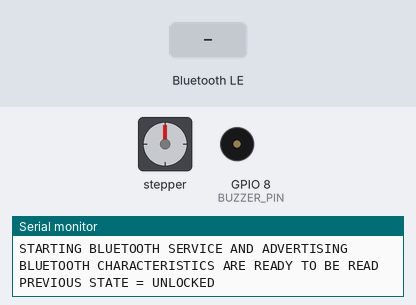
Recording of a program running on a simulated ESP32-C3. Shown: stepper motor, buzzer (waves = sounding, pin HIGH), the last lines printed to the serial monitor. The inputs (shaded band) are chosen by the test bench. EEPROM starts erased; nothing arrives over Bluetooth unless stated; a phone connects over Bluetooth LE 3 s after start; stepper angles assume 2048 steps per turn.

Above: at 1.2 s.
1.3 s: Bluetooth LE write "LOCK" received
At 1.46 s:
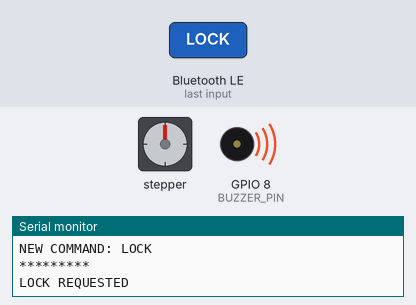
At 2.08 s:
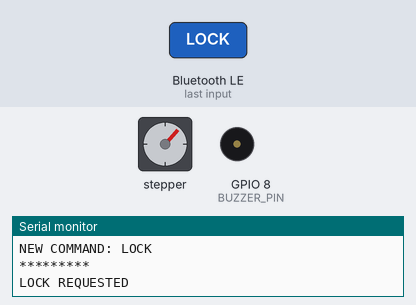
7.3 s: Bluetooth LE write "NAME-" received
At 7.69 s:
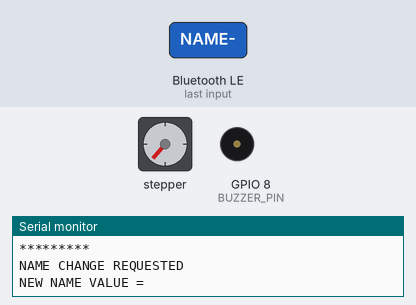
Timing chart, 0 to 45.2 s (numbered marks = the images above; inputs shaded):
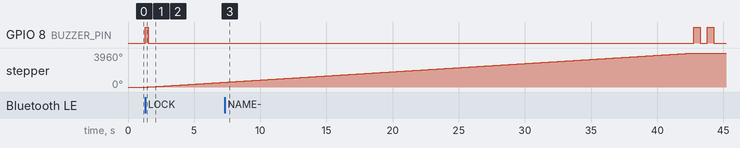

The program:

main.cpp
```cpp
// (licence header left out)
// #include <SPI.h>
#include <Arduino.h>
#include <Stepper.h>
#include <Preferences.h>
#include <BLEDevice.h>
#include <BLEUtils.h>
#include <BLEServer.h>
#include <BLE2902.h>

// Custom UUID's to define BLE Characteristics
// Any clients need these
#define SERVICE_UUID "e2b3e883-bbb4-4402-bd39-7658ddd7f5af"
#define REQUEST_CHARACTERISTIC_UUID "3171f86b-c1fc-4893-a3db-98ae4c29df0c"
#define STATUS_CHARACTERISTIC_UUID "4d0910dd-87dc-4a3c-a7f3-b3c8a49afdbc"

#define BUZZER_PIN 8

// ULN2003 Motor Driver Pins
#define IN1 0
#define IN2 1
#define IN3 2
#define IN4 3
const int stepsPerRevolution = 2048;

// initialize the stepper library
Stepper myStepper(stepsPerRevolution, IN1, IN3, IN2, IN4);

// Use the ESP/Ardunio Preferences library for local storage
Preferences preferences;

// program vars. Used to control the state/actions of the device

bool isLocked = false;

bool unlockRequested = false;
bool lockRequested = false;
bool cwAdjustmentRequested = false;
bool ccwAdjustmentRequested = false;

// This is the # of rotations required to lock or unlock.
// It may need to be changed based on the locking device.
int rotations = 11;

// Default/Initial PIN code
String currentPin = "1111";

// Default/Initial Device Name
String deviceName = "Funlocker";

// The two key BLE Characteristics
// Request: Inbound Action Requests (from client) and ACKs/ERROR Responses
// Status: Outbound Only Device Status ('locking', 'locked', 'unlocking', ...)
BLECharacteristic *pRequestCharacteristic;
BLECharacteristic *pStatusCharacteristic;

// Turns off the power to the Servo - prevents noise/saves power?
void powerOffServo()
{
  digitalWrite(IN1, LOW);
  digitalWrite(IN2, LOW);
  digitalWrite(IN3, LOW);
  digitalWrite(IN4, LOW);
}

// Save the unlock/lock status to the device's internal storage
// Helps in case of power outages
void updateStoredStatus()
{
  preferences.begin("funlocker", false);
  Serial.print("UPDATING PREF STATUS TO ");
  preferences.putBool("locked", isLocked);
  Serial.println(isLocked ? "LOCKED" : "UNLOCKED");
  preferences.end();
}

// Updates the Request Characteristic (mostly used for ACKS/ERRORS)
void updateRequestCharacteristic(String response)
{
  pRequestCharacteristic->setValue(response.c_str());
  pRequestCharacteristic->notify();
}

// Updates the Status Characteristic ('locking', 'locked', 'unlocking', ...)
void updateStatusCharacteristic(String status)
{
  pStatusCharacteristic->setValue(status.c_str());
  pStatusCharacteristic->notify();
}

// 'Registered' BLE callbacks - think of this like the BLE event handlers
class BTServerCallbacks : public BLEServerCallbacks
{
  void onConnect(BLEServer *pServer)
  {
    updateRequestCharacteristic("READY");
  };

  void onDisconnect(BLEServer *pServer)
  {
    pServer->startAdvertising(); // restart advertising
  }
};

// These callbacks are attached to the Request Characteristics in setup()
class BTCallbacks : public BLECharacteristicCallbacks
{
  // A client updated the Request Characteristics with a 'command'
  // so compare it to the list of valid commands (string compares).
  // If valid then set the appropriate state variables OR
  // for updates, write the changes to the Preferences
  void onWrite(BLECharacteristic *pCharacteristic)
  {
    std::string value = pCharacteristic->getValue();

    String openCommand = currentPin + "-UNLOCK";
    String newPinCommand = currentPin + "-NEWPIN-";
    String cwCommand = currentPin + "-CW";
    String ccwCommand = currentPin + "-CCW";
    String flipStatusCommand = currentPin + "-FLIP";

    if (value.length() > 0)
    {
      Serial.println("*********");
      Serial.print("NEW COMMAND: ");
      Serial.println(value.c_str());
      Serial.println("*********");

      if (strcmp(value.c_str(), "LOCK") == 0)
      {
        Serial.println("LOCK REQUESTED");
        lockRequested = true;
        updateRequestCharacteristic("READY");
      }
      else if (strcmp(value.c_str(), openCommand.c_str()) == 0)
      {
        Serial.println("VALID PIN: UNLOCK REQUESTED");
        unlockRequested = true;
        updateRequestCharacteristic("READY");
      }
      else if (strcmp(value.c_str(), cwCommand.c_str()) == 0)
      {
        Serial.println("VALID PIN: CW ADJUSTMENT REQUESTED");
        cwAdjustmentRequested = true;
        updateRequestCharacteristic("READY");
      }
      else if (strcmp(value.c_str(), ccwCommand.c_str()) == 0)
      {
        Serial.println("VALID PIN: CCW ADJUSTMENT REQUESTED");
        ccwAdjustmentRequested = true;
        updateRequestCharacteristic("READY");
      }
      else if (strcmp(value.c_str(), flipStatusCommand.c_str()) == 0)
      {
        Serial.println("VALID PIN: FLIP STATUS REQUESTED");
        isLocked = !isLocked;
        if (isLocked)
        {
          updateStatusCharacteristic("LOCKED");
        }
        else
        {
          updateStatusCharacteristic("UNLOCKED");
        }

        updateRequestCharacteristic("READY");

        updateStoredStatus();
      }
      else if (strncmp(value.c_str(), newPinCommand.c_str(), 12) == 0)
      {
        Serial.println("VALID PIN: PIN CHANGE");
        char temp[5];
        strncpy(temp, &value[12], 4); // Only grab 4 chars
        temp[5] = '\0';
        Serial.print("NEW PIN = ");
        Serial.println(temp);
        preferences.begin("funcooker", false);
        preferences.putString("pin", temp);
        preferences.end();
        currentPin = temp;
        updateRequestCharacteristic("READY");
      }
      // Compare the incoming value to see if it begins with "ROTATION-" and if so
      // extract and convert the remaining string as an integer
      else if (strncmp(value.c_str(), "ROTATION-", 9) == 0)
      {
        Serial.println("ROTATION CHANGE REQUESTED");
        // Extract the number part after "ROTATION-"
        const char *numberPart = value.c_str() + 9; // Move pointer past "ROTATION-"
        int newRotations = atoi(numberPart);        // Convert the rest to integer
        Serial.print("NEW ROTATION VALUE = ");
        Serial.println(newRotations);
        rotations = newRotations; // Update the global variable
        preferences.begin("funcooker", false);
        preferences.putInt("rotations", newRotations);
        preferences.end();
        updateRequestCharacteristic("READY");
      }
      else if (strncmp(value.c_str(), "NAME-", 5) == 0)
      {
        Serial.println("NAME CHANGE REQUESTED");
        // Extract the number part after "NAME-"
        const char *namePart = value.c_str() + 5; // Move pointer past "NAME-"
        Serial.print("NEW NAME VALUE = ");
        Serial.println(namePart);
        preferences.begin("funcooker", false);
        preferences.putString("name", namePart);
        preferences.end();
        updateRequestCharacteristic("READY");
      }
      else
      {
        updateRequestCharacteristic("ERROR");
      }
    }
  }
};

// Read from the device Preference storage aand
// update the device state variables
void initLock()
{
  Serial.println("STARTING LOCK INITIALIZATION...");
  // updateStatusCharacteristic("INITIALIZING");

  preferences.begin("funcooker", false);

  currentPin = preferences.getString("pin", currentPin);
  Serial.print("CURRENT PIN IS " + currentPin);

  deviceName = preferences.getString("name", deviceName);
  Serial.print("CURRENT NAME IS " + deviceName);

  rotations = preferences.getInt("rotations", rotations);
  Serial.print("CURRENT ROTATIONS IS " + currentPin);

  // GET THE LAST KNOWN LOCK STATE (default to false/unlocked)
  isLocked = preferences.getBool("locked", false);

  preferences.end();

  unlockRequested = false;
  lockRequested = false;

  Serial.println("DONE WITH LOCK INITIALIZATION");
}

// Make a simple 1 rotation adjustment to the threaded rod
// Useful to fine tune the lock position
void adjust(bool isCCW)
{
  if (isCCW)
  {
    updateStatusCharacteristic("ADJUSTING");
    myStepper.step(-stepsPerRevolution * 1);
    updateRequestCharacteristic("READY");
    powerOffServo();
  }
  else
  {
    updateStatusCharacteristic("ADJUSTING");
    myStepper.step(stepsPerRevolution * 1);

    updateRequestCharacteristic("READY");
    powerOffServo();
  }
  if (isLocked)
  {
    updateStatusCharacteristic("LOCKED");
  }
  else
  {
    updateStatusCharacteristic("UNLOCKED");
  }
}

// Turn the servo to unlock the device
void unlock()
{
  if (isLocked)
  {
    digitalWrite(BUZZER_PIN, HIGH);
    delay(200);
    digitalWrite(BUZZER_PIN, LOW);
    updateStatusCharacteristic("UNLOCKING");
    myStepper.step(-stepsPerRevolution * rotations);
    isLocked = false;
    updateStatusCharacteristic("UNLOCKED");
    updateRequestCharacteristic("READY");

    digitalWrite(BUZZER_PIN, HIGH);
    delay(200);
    digitalWrite(BUZZER_PIN, LOW);
    delay(200);
    digitalWrite(BUZZER_PIN, HIGH);
    delay(200);
    digitalWrite(BUZZER_PIN, LOW);
    powerOffServo();

    updateStoredStatus();
  }
}

// Turn the servo to lock the device
void lock()
{
  if (!isLocked)
  {
    digitalWrite(BUZZER_PIN, HIGH);
    delay(200);
    digitalWrite(BUZZER_PIN, LOW);
    updateStatusCharacteristic("LOCKING");
    myStepper.step(stepsPerRevolution * rotations);
    isLocked = true;
    updateStatusCharacteristic("LOCKED");
    updateRequestCharacteristic("READY");
    digitalWrite(BUZZER_PIN, HIGH);
    delay(500);
    digitalWrite(BUZZER_PIN, LOW);
    delay(500);
    digitalWrite(BUZZER_PIN, HIGH);
    delay(500);
    digitalWrite(BUZZER_PIN, LOW);

    powerOffServo();

    updateStoredStatus();
  }
}

// Normal Arduino setup function
// Set up the Bluetooth server
void setup()
{
  Serial.begin();

  // SPI.begin(); // init SPI bus

  myStepper.setSpeed(16);

  pinMode(BUZZER_PIN, OUTPUT);
  digitalWrite(BUZZER_PIN, LOW);

  // Initialize lock variables
  initLock();

  Serial.println("SETTING UP BLUETOOTH SERVER");

  BLEDevice::init(deviceName.c_str());
  BLEServer *pServer = BLEDevice::createServer();
  pServer->setCallbacks(new BTServerCallbacks());
  BLEService *pService = pServer->createService(SERVICE_UUID);

  Serial.println("SETTING UP BLUETOOTH CHARACTERISTICS");
  pRequestCharacteristic = pService->createCharacteristic(
      REQUEST_CHARACTERISTIC_UUID,
      BLECharacteristic::PROPERTY_READ |
          BLECharacteristic::PROPERTY_WRITE | BLECharacteristic::PROPERTY_NOTIFY);
  pRequestCharacteristic->setValue("UNKNOWN");
  pRequestCharacteristic->setCallbacks(new BTCallbacks());
  pRequestCharacteristic->setNotifyProperty(true);
  BLE2902 *ble2902Request = new BLE2902();
  ble2902Request->setNotifications(true);
  pRequestCharacteristic->addDescriptor(ble2902Request);

  pStatusCharacteristic = pService->createCharacteristic(
      STATUS_CHARACTERISTIC_UUID,
      BLECharacteristic::PROPERTY_READ |
          BLECharacteristic::PROPERTY_WRITE | BLECharacteristic::PROPERTY_NOTIFY);
  pStatusCharacteristic->setValue("UNKNOWN");
  pStatusCharacteristic->setNotifyProperty(true);
  BLE2902 *ble2902Status = new BLE2902();
  ble2902Status->setNotifications(true);
  pStatusCharacteristic->addDescriptor(ble2902Status);

  Serial.println("STARTING BLUETOOTH SERVICE AND ADVERTISING");
  pService->start();
  // BLEAdvertising *pAdvertising = pServer->getAdvertising();  // this still is working for backward compatibility
  BLEAdvertising *pAdvertising = BLEDevice::getAdvertising();
  pAdvertising->addServiceUUID(SERVICE_UUID);
  pAdvertising->setScanResponse(true);
  pAdvertising->setMinPreferred(0x06); // functions that help with iPhone connections issue
  pAdvertising->setMinPreferred(0x12);
  BLEDevice::startAdvertising();

  Serial.println("BLUETOOTH CHARACTERISTICS ARE READY TO BE READ");

  if (isLocked)
  {
    Serial.println("PREVIOUS STATE = LOCKED");
    updateStatusCharacteristic("LOCKED");
  }
  else
  {
    Serial.println("PREVIOUS STATE = UNLOCKED");
    updateStatusCharacteristic("UNLOCKED");
  }

  updateRequestCharacteristic("READY");
}

void loop()
{

  if (unlockRequested)
  {
    unlock();
    unlockRequested = false;
  }

  if (lockRequested)
  {
    lock();
    lockRequested = false;
  }

  if (cwAdjustmentRequested)
  {
    adjust(false);
    cwAdjustmentRequested = false;
  }

  if (ccwAdjustmentRequested)
  {
    adjust(true);
    ccwAdjustmentRequested = false;
  }
}
```

Measured:
- after the input at 1.3 s, GPIO 8 (BUZZER_PIN): LOW → HIGH at once, → LOW 0.20 s later; stepper: keeps turning clockwise at about 97°/s, starting after 0.23 s
